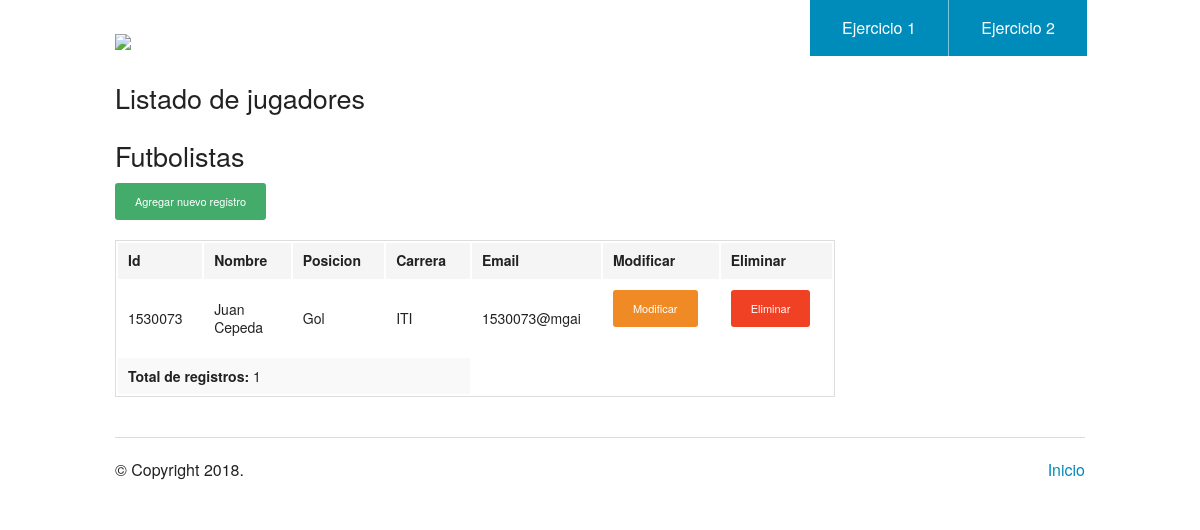
Page /listado.php?t=1 on the committed database.
### tables this page shows
CREATE TABLE `sport_team` (
  `id` varchar(128) NOT NULL,
  `nombre` varchar(128) NOT NULL,
  `posicion` varchar(128) NOT NULL,
  `carrera` varchar(128) NOT NULL,
  `email` varchar(128) NOT NULL,
  `id_type` int(11) NOT NULL
);

### db/database_utilities.php (called while the page is built, shortened)
<?php
require_once('connection.php');
function getAll($t){
    global $pdo;
    $sql = "SELECT * FROM sport_team WHERE id_type = $t ";
    $query = $pdo->prepare($sql);
    $query->execute();
    $r = array();
    while($r[] = $query->fetch(PDO::FETCH_ASSOC) );
    array_pop($r);
    return $r;
}

### listado.php (the view, shortened to what this page needs)
<?php
include_once('db/database_utilities.php');
$t = $_GET["t"];
$user_access = getAll($t);
$total_users = count($user_access);
?>
<!doctype html>
<html class="no-js" lang="en">
  <head>
    <link rel="stylesheet" href="./css/foundation.css" />
  </head>
  <body>
    <?php require_once('header.php'); ?>
    <div class="row">
      <div class="large-9 columns">
        <h3>Listado de jugadores<h3>
        <?php
            if($t == 1){
                echo '<h3>Futbolistas</h3>';
            }else{
                echo '<h3>Basquetbolistas</h3>';
            }
        ?>
        <div class="section-container tabs" data-section>
          <section class="section">
            <div class="content" data-slug="panel1">
              <td><a href="./add.php?t=<?php echo($t) ?>" class="button radius tiny success">Agregar nuevo registro</a></td>
              <?php if($total_users){ ?>
              <table>
                <thead>
                  <tr>
                    <th width="200">Id</th>
                    <th width="250">Nombre</th>
                    <th width="250">Posicion</th>
                    <th width="250">Carrera</th>
                    <th width="250">Email</th>
                    <th width="250">Modificar</th>
                    <th width="250">Eliminar</th>
                  </tr>
                </thead>
                <tbody>
                  <?php foreach( $user_access as $id => $user ){ ?>
                  <tr>
                    <td><?php echo $user['id'] ?></td>
                    <td><?php echo $user['nombre'] ?></td>
                    <td><?php echo $user['posicion'] ?></td>
                    <td><?php echo $user['carrera'] ?></td>
                    <td><?php echo $user['email'] ?></td>
                    <td><a href="./update.php?id=<?php echo($user['id']); ?>&t=<?php echo($t) ?>" class="button radius tiny warning"">Modificar</a></td>
                    <td><a href="./delete.php?id=<?php echo($user['id']); ?>&t=<?php echo($t) ?>" class="button radius tiny alert" onClick="wait();">Eliminar</a></td>
                  </tr>
                  <?php } ?>
                  <tr>
                    <td colspan="4"><b>Total de registros: </b> <?php echo $total_users; ?></td>
                  </tr>
                </tbody>
              </table>
              <?php }else{ ?>
              No hay registros
              <?php } ?>
            </div>
          </section>
        </div>
      </div>
    </div>
    <?php require_once('footer.php'); ?>

### rows in the picture
sport_team: id "1530073", nombre "Juan Cepeda", posicion "Gol", carrera "ITI", email "1530073@mgai"

### other values in the picture
$total_users "1"
